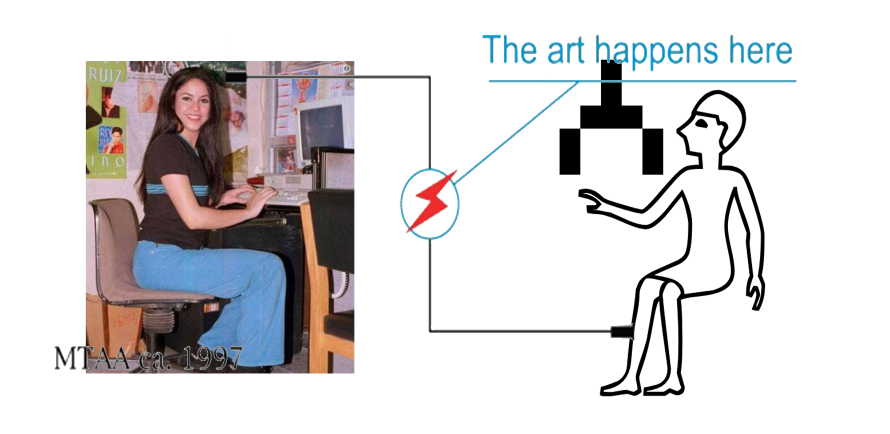
#> input picture meme-the-arthappenshakirapalim.jpg, 1779 x 867 px (shown at 1/2 size)
$ python -i generador-collage-experimental.py   (imports and definitions only)
#> lines starting #> are read from the running program, lines starting #| are printed output that depends on the picture
import random
from PIL import Image, ImageDraw, ImageEnhance, ImageFilter
import cv2
import numpy as np
import os
import hashlib
import time
import math

def cargar_imagen(ruta):
    return Image.open(ruta).convert('RGBA')


# [220 lines left out: functions recortar_aleatorio, expandir_imagen, duplicar, corromper, distorsionar, find_coeffs and 1 more, not called in this run]

def dibujar_formas(tamaño_canvas, num_elementos=None):
    if num_elementos is None:
        num_elementos = random.randint(3, 5)

    canvas = Image.new('RGBA', tamaño_canvas, (0, 0, 0, 0))
    draw = ImageDraw.Draw(canvas)

    for _ in range(num_elementos):
        forma = random.choice(['linea', 'rectangulo', 'circulo', 'rayones', 'linea_compleja'])
        color = (random.randint(0, 255), random.randint(0, 255), random.randint(0, 255), random.randint(128, 255))

        if forma == 'linea':
            inicio = (random.randint(0, tamaño_canvas[0]), random.randint(0, tamaño_canvas[1]))
            fin = (random.randint(0, tamaño_canvas[0]), random.randint(0, tamaño_canvas[1]))
            draw.line([inicio, fin], fill=color, width=random.randint(4, 5))

        elif forma == 'rectangulo':
            x0 = random.randint(0, tamaño_canvas[0] - 1)
            y0 = random.randint(0, tamaño_canvas[1] - 1)
            x1 = random.randint(x0 + 1, tamaño_canvas[0])
            y1 = random.randint(y0 + 1, tamaño_canvas[1])
            draw.rectangle([x0, y0, x1, y1], outline=color, width=random.randint(4, 5))

        elif forma == 'circulo':
            x = random.randint(0, tamaño_canvas[0])
            y = random.randint(0, tamaño_canvas[1])
            radio = random.randint(10, min(tamaño_canvas) // 4)
            draw.ellipse([x-radio, y-radio, x+radio, y+radio], outline=color, width=random.randint(4, 5))

        elif forma == 'rayones':
            x = random.randint(0, tamaño_canvas[0])
            y = random.randint(0, tamaño_canvas[1])
            ancho = random.randint(50, 200)
            alto = random.randint(50, 200)
            angulo = random.uniform(0, 2*np.pi)
            num_rayones = random.randint(10, 30)

            for _ in range(num_rayones):
                dx = random.randint(-ancho//2, ancho//2)
                dy = random.randint(-alto//2, alto//2)
                x1 = x + int(dx * np.cos(angulo) - dy * np.sin(angulo))
                y1 = y + int(dx * np.sin(angulo) + dy * np.cos(angulo))
                x2 = x + int(-dx * np.cos(angulo) - dy * np.sin(angulo))
                y2 = y + int(-dx * np.sin(angulo) + dy * np.cos(angulo))
                draw.line([x1, y1, x2, y2], fill=color, width=random.randint(1, 3))

        elif forma == 'linea_compleja':
            num_puntos = random.randint(3, 22)
            puntos = []
            x, y = random.randint(0, tamaño_canvas[0]), random.randint(0, tamaño_canvas[1])
            puntos.append((x, y))

            for _ in range(num_puntos - 1):
                tipo = random.choice(['recto', 'curvo'])
                if tipo == 'recto':
                    x = random.randint(0, tamaño_canvas[0])
                    y = random.randint(0, tamaño_canvas[1])
                    puntos.append((x, y))
                else:
                    cx = random.randint(0, tamaño_canvas[0])
                    cy = random.randint(0, tamaño_canvas[1])
                    x = random.randint(0, tamaño_canvas[0])
                    y = random.randint(0, tamaño_canvas[1])
                    puntos.extend([(cx, cy), (x, y)])

            draw.line(puntos, fill=color, width=random.randint(1, 5), joint='curve')

    return canvas

def aplicar_formas_en_capas(collage, tamaño_collage):
    # Capa de formas debajo de las imágenes
    formas_debajo = dibujar_formas(tamaño_collage, num_elementos=random.randint(2, 6))

    # Combinar formas de abajo con el collage
    collage_con_formas = Image.alpha_composite(formas_debajo, collage)

    # Capa de formas encima de las imágenes
    formas_encima = dibujar_formas(tamaño_collage, num_elementos=random.randint(2, 6))

    # Combinar formas de arriba con el collage
    collage_final = Image.alpha_composite(collage_con_formas, formas_encima)

    return collage_final

# [25 lines left out: function eliminar_rango_colores, not called in this run]

def aplicar_efectos_multiples(imagen, tamaño_collage):
    try:
        # Asegurarse de que la imagen esté en modo RGBA
        imagen = imagen.convert('RGBA')

        # Recortar aleatoriamente (siempre se aplica)
        imagen = recortar_aleatorio(imagen)
        forma_original = imagen.size

        # Aplicar distorsión con un 30% de probabilidad (reducido de 50%)
        if random.random() < 0.65:
            imagen = distorsionar(imagen)
            imagen = imagen.resize(forma_original, Image.LANCZOS)  # Mantener la forma original

        # Aplicar corrupción con un 20% de probabilidad
        if random.random() < 0.2:
            imagen = corromper(imagen)

        # Expandir la imagen con un 20% de probabilidad (reducido de 30%)
        if random.random() < 0.2:
            imagen = expandir_imagen(imagen)
            # Recortar de nuevo para mantener la forma no cuadrada
            imagen = imagen.crop((0, 0, forma_original[0], forma_original[1]))

        # Aplicar colorear con un 20% de probabilidad
        if random.random() < 0.2:
            imagen = colorear(imagen)

        # Aplicar dibujar_formas a la imagen con un 30% de probabilidad
        if random.random() < 0.3:
            formas = dibujar_formas(imagen.size)
            imagen = Image.alpha_composite(imagen, formas)

        # Aplicar eliminación de rango de colores con un 30% de probabilidad
        if random.random() < 0.55:
            rango_inferior = (random.randint(0, 100), random.randint(0, 100), random.randint(0, 100))
            rango_superior = (random.randint(150, 255), random.randint(150, 255), random.randint(150, 255))
            imagen = eliminar_rango_colores(imagen, rango_inferior, rango_superior)

        # Redimensionar la imagen manteniendo la proporción
        factor_escala = random.uniform(0.2, 0.8)
        nuevo_ancho = max(20, int(imagen.width * factor_escala))
        nuevo_alto = max(20, int(imagen.height * factor_escala))
        imagen = imagen.resize((nuevo_ancho, nuevo_alto), Image.LANCZOS)

        # Duplicar con un 20% de probabilidad (reducido de 30%)
        if random.random() < 0.4:
            imagen = duplicar(imagen, tamaño_collage)

        return imagen
    except Exception as e:
        print(f"Error en aplicar_efectos_multiples: {str(e)}")
        # En caso de error, devolver la imagen original sin cambios
        return imagen.copy()

# [12 lines left out: function recortar_seguro, not called in this run]
# uso usar salida, escoge el tamaño y numero de objts. recuerda que el numero de img no está acá
def generar_collage(imagenes, num_elementos=145):
    tamaño_collage = (1200, 720)
    collage = Image.new('RGBA', tamaño_collage, (0, 0, 0, 0))

    for _ in range(num_elementos):
        try:
            imagen = random.choice(imagenes).copy()
            imagen_procesada = aplicar_efectos_multiples(imagen, tamaño_collage)

            if imagen_procesada.width > collage.width or imagen_procesada.height > collage.height:
                imagen_procesada.thumbnail((collage.width, collage.height), Image.LANCZOS)

            x = random.randint(0, max(0, collage.width - imagen_procesada.width))
            y = random.randint(0, max(0, collage.height - imagen_procesada.height))

            collage.alpha_composite(imagen_procesada, (x, y))
        except Exception as e:
            print(f"Error al procesar una imagen para el collage: {e}")
            continue

    # Aplicar formas en capas
    collage_final = aplicar_formas_en_capas(collage, tamaño_collage)

    return collage_final


# [87 lines left out: functions generar_nombre_archivo_unico, seleccionar_imagenes_aleatorias, cargar_imagen, solicitar_ruta_carpeta, main, not called in this run]

# [2 lines not run here, left out]

>>> import cv2
>>> picture = cv2.cvtColor(cv2.imread('../meme-the-arthappenshakirapalim.jpg'), cv2.COLOR_BGR2RGB)
>>> result = generar_collage(picture)
#> in aplicar_formas_en_capas, `formas_debajo = dibujar_formas(tamaño_collage, num_elementos=random.ra..`:
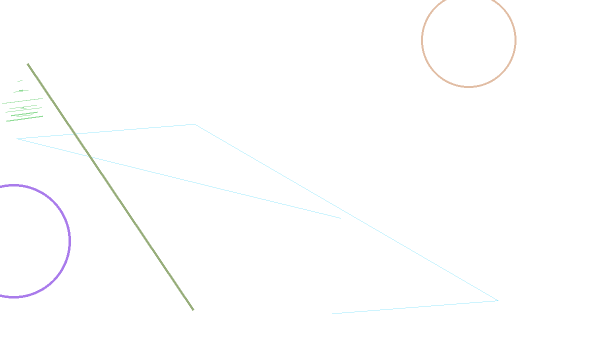
#> formas_debajo: PIL image 1200x720 RGBA (shown at 1/2 size); mean R, G, B, A 1.3, 1.4, 1.4, 1.7; transparent parts drawn white
#> the loop in dibujar_formas (call 2), `for _ in range(num_elementos):` made 6 passes
#> (forma, color, ancho, alto, angulo, num_rayones) on pass 4: ('rayones', (32, 132, 80, 242), 193, 50, 5.55, 25)
#> in aplicar_formas_en_capas, `formas_encima = dibujar_formas(tamaño_collage, num_elementos=random.ra..`:
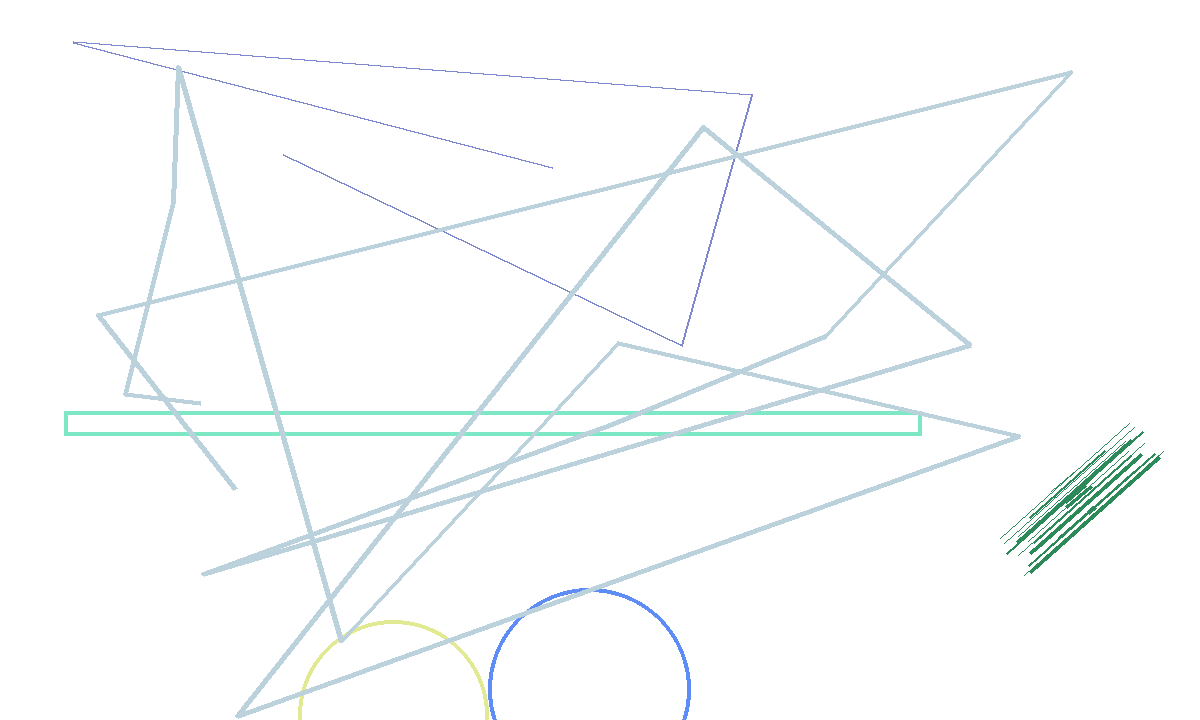
#> formas_encima: PIL image 1200x720 RGBA; mean R, G, B, A 6.8, 9.5, 9.9, 9.5; transparent parts drawn white

$ run again, on meme utility.png
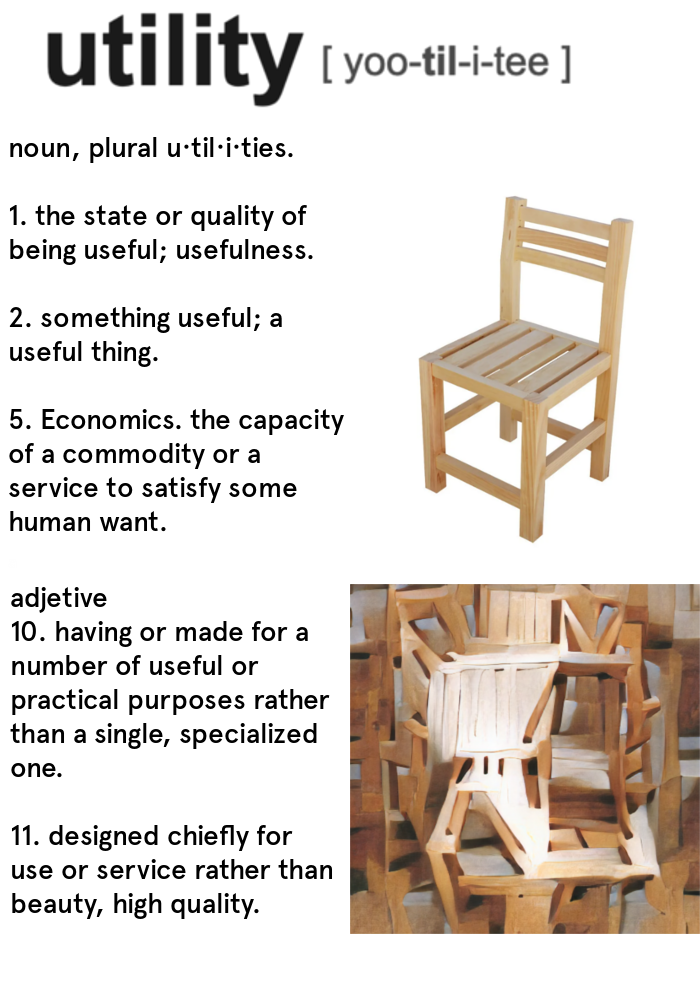
#> input picture meme utility.png, 700 x 992 px
#> collage: PIL image 1200x720 RGBA; every value is 0
#> in aplicar_formas_en_capas, `formas_debajo = dibujar_formas(tamaño_collage, num_elementos=random.ra..`:
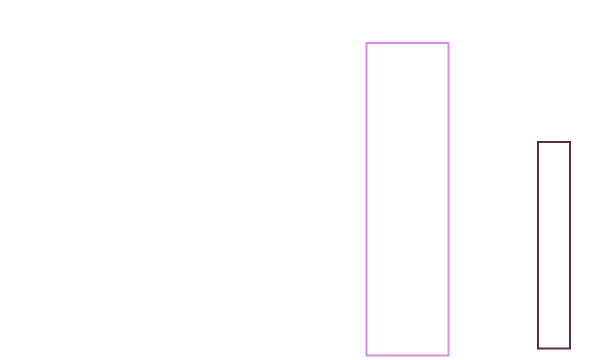
#> formas_debajo: PIL image 1200x720 RGBA (shown at 1/2 size); mean R, G, B, A 1.9, 1.1, 1.9, 2.9; transparent parts drawn white
#> the loop in dibujar_formas (call 2), `for _ in range(num_elementos):` made 5 passes
#> (forma, color, ancho, alto, angulo, num_rayones) on passes 3 to 4: ('rayones', (102, 133, 183, 248), 102, 64, 4.96, 15), ('rayones', (41, 0, 98, 213), 107, 164, 2.38, 28)
#> in aplicar_formas_en_capas, `collage_final = Image.alpha_composite(collage_con_formas, formas_encima)`:
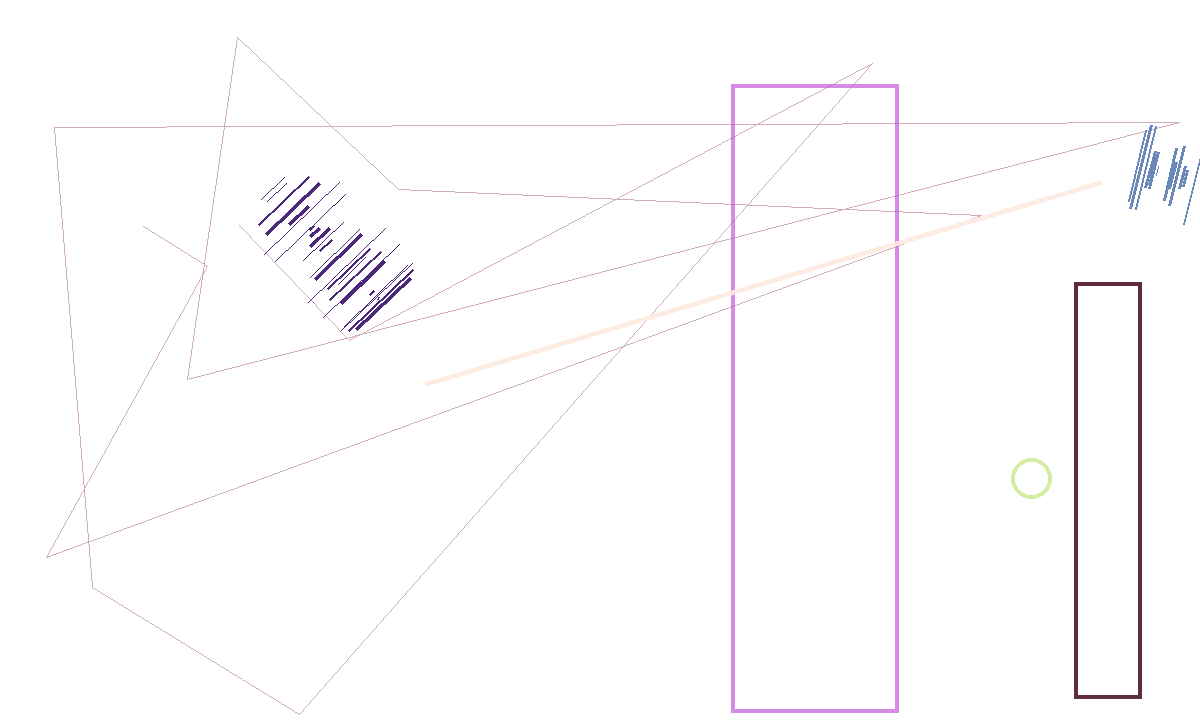
#> collage_final: PIL image 1200x720 RGBA; mean R, G, B, A 4.5, 3, 4.2, 5.8; transparent parts drawn white
